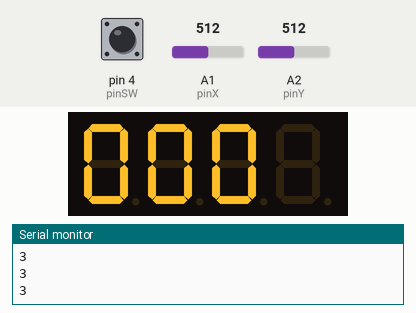
Recording of a sketch running on a simulated Arduino Uno, built with avr-gcc and run on an emulated ATmega328P. On the bench: 4-digit seven-segment display, the last lines printed to the serial monitor. Wiring (inferred from the names in the program): 4-digit 7-segment display, segments lit when HIGH: segments pin 12, pin 8, pin 5, pin 3, pin 2, pin 11, pin 6; digit selects pin 7, pin 9, pin 10, pin 13. The inputs (shaded band) are chosen by the test bench; at power-on: A1 (pinX) = 512, pin 4 (pinSW) HIGH, A2 (pinY) = 512. The segment pins are drawn as the display they are named for.

Above: at 1.2 s.
1.3 s: A1 (pinX) set to 610
At 2.7 s:
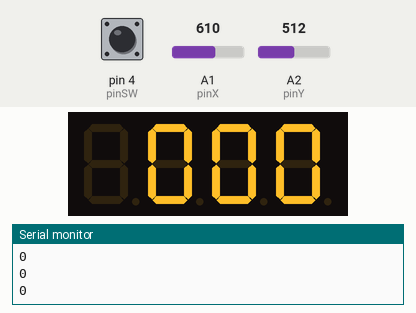
3.0 s: pin 4 (pinSW) pulled LOW for 3.2 s
At 3.9 s:
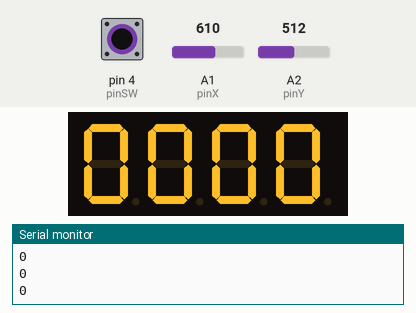
7.8 s: pin 4 (pinSW) pulled LOW for 3.2 s
At 11.9 s:
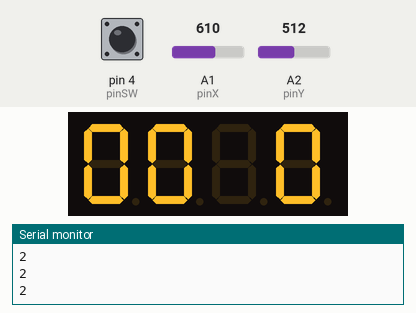
Timing chart, 0 to 13.4 s (numbered marks = the images above; inputs shaded):
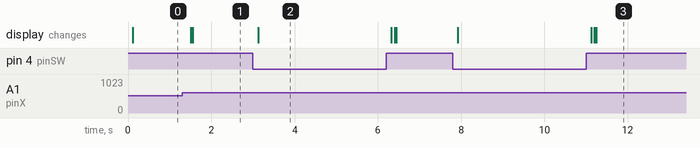

The sketch:

4-7SegmentDisplay_JoystickControlled.ino
```cpp
const int pinSW = 4;
const int pinA = 12;
const int pinB = 8;
const int pinC = 5;
const int pinD = 3;
const int pinE = 2;
const int pinF = 11;
const int pinG = 6;
const int pinDP = A0;
const int pinD1 = 7;
const int pinD2 = 9;
const int pinD3 = 10;
const int pinD4 = 13;
const int pinX = A1;
const int pinY = A2;

const int segSize = 8;

const int noOfDisplays = 4;
const int noOfDigits = 10;

int xValue = 0;
int yValue = 0;
int minThreshold= 400;
int maxThreshold= 600;
int swState = LOW;
int lastSwState = HIGH;
int shouldCheck = 1;
int numberChosen = 0;
int digit = noOfDisplays - 1;

bool joyMoved = false;

unsigned long lastDebounceTime = 0;

// segments array, similar to before
int segments[segSize] = {
  pinA, pinB, pinC, pinD, pinE, pinF, pinG, pinDP
};
// digits array, to switch between them easily
int digits[noOfDisplays] = {
  pinD1, pinD2, pinD3, pinD4
 };

int number[4] = {
  0, 0, 0, 0
};

byte digitMatrix[noOfDigits][segSize - 1] = {
// a  b  c  d  e  f  g
  {1, 1, 1, 1, 1, 1, 0}, // 0
  {0, 1, 1, 0, 0, 0, 0}, // 1
  {1, 1, 0, 1, 1, 0, 1}, // 2
  {1, 1, 1, 1, 0, 0, 1}, // 3
  {0, 1, 1, 0, 0, 1, 1}, // 4
  {1, 0, 1, 1, 0, 1, 1}, // 5
  {1, 0, 1, 1, 1, 1, 1}, // 6
  {1, 1, 1, 0, 0, 0, 0}, // 7
  {1, 1, 1, 1, 1, 1, 1}, // 8
  {1, 1, 1, 1, 0, 1, 1}  // 9
};


void displayNumber(byte digit, byte decimalPoint) {
  for (int i = 0; i < segSize - 1; i++) {
    digitalWrite(segments[i], digitMatrix[digit][i]);
  }

  // write the decimalPoint to DP pin
  digitalWrite(segments[segSize - 1], decimalPoint);
}

// a function to make the number blink when we are choosing the display
void blinkNumber(byte digit) {
  for (int i = 0; i < segSize - 1; i++) {
    digitalWrite(segments[i], 0);
  }
  delay(75);
  for (int i = 0; i < segSize - 1; i++) {
    digitalWrite(segments[i], digitMatrix[digit][i]);
  }
}

// activate the display no. received as param
void showDigit(int num) {
  for (int i = 0; i < noOfDisplays; i++) {
    digitalWrite(digits[i], HIGH);
  }
  digitalWrite(digits[num], LOW);
}


void setup() {
  for (int i = 0; i < segSize - 1; i++){
    pinMode(segments[i], OUTPUT);
  }
  for (int i = 0; i < noOfDisplays; i++){
    pinMode(digits[i], OUTPUT);
  }
  pinMode(pinSW, INPUT_PULLUP);
  Serial.begin(9600);
}

void loop() {
  xValue = analogRead(pinX);
  yValue = analogRead(pinY);
  swState = digitalRead(pinSW);
  Serial.println(digit);
  if(numberChosen == 0){
    //using the function to blink
    showDigit(digit);
    blinkNumber(number[digit]);
    if (xValue < minThreshold && joyMoved == false) {
      if (digit > 0) {
          digit--;
      } else {
          digit = noOfDisplays - 1;
      }
      joyMoved = true;
    }

   // On Ox axis, if the value is bigger than a chosen max threshold, then
   // increase by 1 the digit value
    if (xValue > maxThreshold && joyMoved == false) {
      if (digit < noOfDisplays - 1) {
          digit++;
      } else {
          digit = 0;
      }
      joyMoved = true;
      }

      if (xValue >= minThreshold && xValue <= maxThreshold) {
        joyMoved = false;
      }
  }

  else{
    digitalWrite(segments[segSize - 1], HIGH);
    if (yValue < minThreshold && joyMoved == false) {
      if (number[digit] > 0) {
          number[digit]--;
      } else {
          number[digit] = 9;
      }
      joyMoved = true;
    }


    if (yValue > maxThreshold && joyMoved == false) {
      if (number[digit] < 9) {
          number[digit]++;
      } else {
          number[digit] = 0;
    }
    joyMoved = true;
    }

    if (yValue >= minThreshold && yValue <= maxThreshold) {
      joyMoved = false;
    }
  }
  //code for the button
  if(millis() - lastDebounceTime > 1000){
    shouldCheck = 1;
  }
  swState = digitalRead(pinSW);
  //verify if the button was pushed
  if(swState != lastSwState && shouldCheck == 1){
      lastDebounceTime = millis();
      if(numberChosen == 1){
        numberChosen = 0;
      }
      else{
        numberChosen = 1;
      }
      shouldCheck = 0;
    }
  lastSwState = swState;
  //display the number
  for (int j = noOfDisplays - 1; j >= 0; j--){
    showDigit(j);
    displayNumber(number[j], HIGH);
    delay(5);
  }
}
```

Measured:
- after the input at 1.3 s, the display: first changes after 0.21 s (image 1 shows a later state)
- after the input at 3.0 s, the display: changes after 0.12 s (image 2)
- after the input at 7.8 s, the display: first changes after 0.12 s (image 3 shows a later state)
